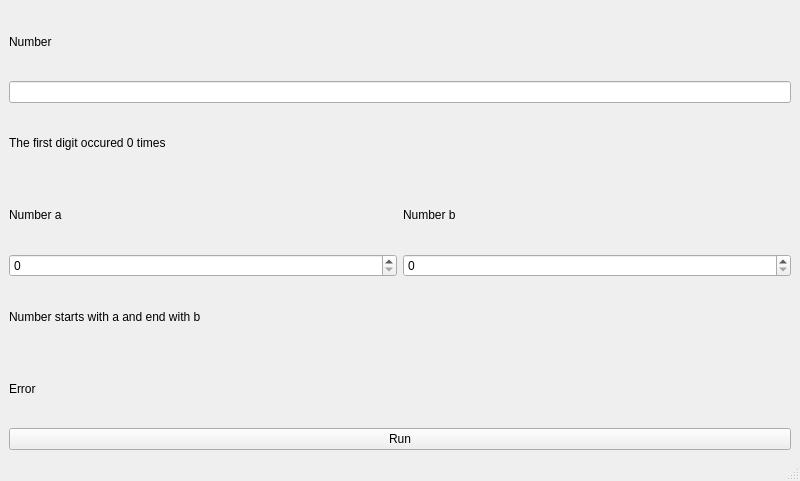
<?xml version="1.0" encoding="UTF-8"?>
<ui version="4.0">
 <class>MainWindow</class>
 <widget class="QMainWindow" name="MainWindow">
  <property name="geometry">
   <rect>
    <x>0</x>
    <y>0</y>
    <width>800</width>
    <height>481</height>
   </rect>
  </property>
  <property name="windowTitle">
   <string>MainWindow</string>
  </property>
  <widget class="QWidget" name="centralwidget">
   <layout class="QGridLayout" name="gridLayout">
    <item row="6" column="0" colspan="2">
     <widget class="QLabel" name="result2">
      <property name="text">
       <string>Number starts with a and end with b</string>
      </property>
     </widget>
    </item>
    <item row="4" column="1">
     <widget class="QSpinBox" name="numBSpin">
      <property name="maximum">
       <number>9</number>
      </property>
     </widget>
    </item>
    <item row="8" column="0" colspan="2">
     <widget class="QPushButton" name="runButton">
      <property name="text">
       <string>Run</string>
      </property>
     </widget>
    </item>
    <item row="3" column="0">
     <widget class="QLabel" name="numALabel">
      <property name="text">
       <string>Number a</string>
      </property>
     </widget>
    </item>
    <item row="0" column="0">
     <widget class="QLabel" name="numLabel">
      <property name="text">
       <string>Number</string>
      </property>
     </widget>
    </item>
    <item row="1" column="0" colspan="2">
     <widget class="QLineEdit" name="numEditor"/>
    </item>
    <item row="4" column="0">
     <widget class="QSpinBox" name="numASpin">
      <property name="maximum">
       <number>9</number>
      </property>
     </widget>
    </item>
    <item row="2" column="0" colspan="2">
     <widget class="QLabel" name="result1">
      <property name="text">
       <string>The first digit occured 0 times</string>
      </property>
     </widget>
    </item>
    <item row="3" column="1">
     <widget class="QLabel" name="numBLabel">
      <property name="text">
       <string>Number b</string>
      </property>
     </widget>
    </item>
    <item row="7" column="0" colspan="2">
     <widget class="QLabel" name="errorLabel">
      <property name="text">
       <string>Error</string>
      </property>
     </widget>
    </item>
   </layout>
  </widget>
  <widget class="QStatusBar" name="statusbar"/>
 </widget>
 <resources/>
 <connections/>
</ui>
